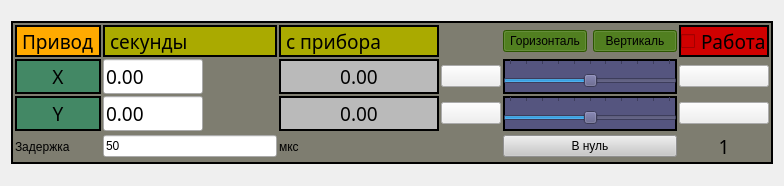
<?xml version="1.0" encoding="UTF-8"?>
<ui version="4.0">
 <class>EngineControlWindow</class>
 <widget class="QWidget" name="EngineControlWindow">
  <property name="geometry">
   <rect>
    <x>0</x>
    <y>0</y>
    <width>784</width>
    <height>186</height>
   </rect>
  </property>
  <property name="windowTitle">
   <string>EngineControlWindow</string>
  </property>
  <property name="styleSheet">
   <string notr="true">QWidget
{

	font: 14pt &quot;Sans Serif&quot;;
}</string>
  </property>
  <layout class="QGridLayout" name="gridLayout">
   <item row="1" column="0">
    <widget class="QGroupBox" name="groupBox_20">
     <property name="sizePolicy">
      <sizepolicy hsizetype="Preferred" vsizetype="Maximum">
       <horstretch>0</horstretch>
       <verstretch>0</verstretch>
      </sizepolicy>
     </property>
     <property name="font">
      <font>
       <family>Sans Serif</family>
       <pointsize>14</pointsize>
       <weight>50</weight>
       <italic>false</italic>
       <bold>false</bold>
      </font>
     </property>
     <property name="styleSheet">
      <string notr="true">QGroupBox
{
border: 2px solid line black;
	
	background-color: rgb(126, 125, 112);
}

QSlider
{
background-color: rgb(85, 85, 127);
border: 2px solid line black;
}</string>
     </property>
     <property name="title">
      <string/>
     </property>
     <property name="alignment">
      <set>Qt::AlignCenter</set>
     </property>
     <layout class="QGridLayout" name="gridLayout_8">
      <property name="leftMargin">
       <number>2</number>
      </property>
      <property name="topMargin">
       <number>2</number>
      </property>
      <property name="rightMargin">
       <number>2</number>
      </property>
      <property name="bottomMargin">
       <number>2</number>
      </property>
      <property name="spacing">
       <number>2</number>
      </property>
      <item row="3" column="0">
       <widget class="QLabel" name="label_54">
        <property name="sizePolicy">
         <sizepolicy hsizetype="Minimum" vsizetype="Preferred">
          <horstretch>0</horstretch>
          <verstretch>0</verstretch>
         </sizepolicy>
        </property>
        <property name="minimumSize">
         <size>
          <width>50</width>
          <height>0</height>
         </size>
        </property>
        <property name="font">
         <font>
          <family>Sans Serif</family>
          <pointsize>14</pointsize>
          <weight>50</weight>
          <italic>false</italic>
          <bold>false</bold>
         </font>
        </property>
        <property name="styleSheet">
         <string notr="true">QLabel
{
border: 2px solid line black;
	background-color: rgb(67, 136, 101);

}</string>
        </property>
        <property name="text">
         <string>Y</string>
        </property>
        <property name="alignment">
         <set>Qt::AlignCenter</set>
        </property>
       </widget>
      </item>
      <item row="3" column="6">
       <widget class="QPushButton" name="ButMovEng1Up">
        <property name="minimumSize">
         <size>
          <width>60</width>
          <height>0</height>
         </size>
        </property>
        <property name="text">
         <string/>
        </property>
        <property name="icon">
         <iconset>
          <normaloff>:/MainControllerClass/TrainerPictures/право1.png</normaloff>:/MainControllerClass/TrainerPictures/право1.png</iconset>
        </property>
        <property name="iconSize">
         <size>
          <width>40</width>
          <height>20</height>
         </size>
        </property>
       </widget>
      </item>
      <item row="2" column="1">
       <widget class="QLineEdit" name="lineXPos1">
        <property name="sizePolicy">
         <sizepolicy hsizetype="Minimum" vsizetype="Fixed">
          <horstretch>0</horstretch>
          <verstretch>0</verstretch>
         </sizepolicy>
        </property>
        <property name="minimumSize">
         <size>
          <width>80</width>
          <height>0</height>
         </size>
        </property>
        <property name="maximumSize">
         <size>
          <width>100</width>
          <height>16777215</height>
         </size>
        </property>
        <property name="font">
         <font>
          <family>Sans Serif</family>
          <pointsize>14</pointsize>
          <weight>50</weight>
          <italic>false</italic>
          <bold>false</bold>
         </font>
        </property>
        <property name="text">
         <string>0.00</string>
        </property>
       </widget>
      </item>
      <item row="2" column="5">
       <widget class="QSlider" name="SliderEngine1X">
        <property name="sizePolicy">
         <sizepolicy hsizetype="Expanding" vsizetype="Preferred">
          <horstretch>0</horstretch>
          <verstretch>0</verstretch>
         </sizepolicy>
        </property>
        <property name="minimum">
         <number>-120000</number>
        </property>
        <property name="maximum">
         <number>120000</number>
        </property>
        <property name="orientation">
         <enum>Qt::Horizontal</enum>
        </property>
        <property name="tickPosition">
         <enum>QSlider::TicksAbove</enum>
        </property>
        <property name="tickInterval">
         <number>20000</number>
        </property>
       </widget>
      </item>
      <item row="3" column="5">
       <widget class="QSlider" name="SliderEngine1Y">
        <property name="sizePolicy">
         <sizepolicy hsizetype="Expanding" vsizetype="Preferred">
          <horstretch>0</horstretch>
          <verstretch>0</verstretch>
         </sizepolicy>
        </property>
        <property name="minimum">
         <number>-120000</number>
        </property>
        <property name="maximum">
         <number>120000</number>
        </property>
        <property name="orientation">
         <enum>Qt::Horizontal</enum>
        </property>
        <property name="tickPosition">
         <enum>QSlider::TicksAbove</enum>
        </property>
        <property name="tickInterval">
         <number>20000</number>
        </property>
       </widget>
      </item>
      <item row="3" column="1">
       <widget class="QLineEdit" name="lineYPos1">
        <property name="sizePolicy">
         <sizepolicy hsizetype="Preferred" vsizetype="Fixed">
          <horstretch>0</horstretch>
          <verstretch>0</verstretch>
         </sizepolicy>
        </property>
        <property name="minimumSize">
         <size>
          <width>80</width>
          <height>0</height>
         </size>
        </property>
        <property name="maximumSize">
         <size>
          <width>100</width>
          <height>16777215</height>
         </size>
        </property>
        <property name="font">
         <font>
          <family>Sans Serif</family>
          <pointsize>14</pointsize>
          <weight>50</weight>
          <italic>false</italic>
          <bold>false</bold>
         </font>
        </property>
        <property name="text">
         <string>0.00</string>
        </property>
       </widget>
      </item>
      <item row="2" column="6">
       <widget class="QPushButton" name="ButMovEng1Right">
        <property name="minimumSize">
         <size>
          <width>60</width>
          <height>0</height>
         </size>
        </property>
        <property name="text">
         <string/>
        </property>
        <property name="icon">
         <iconset>
          <normaloff>:/MainControllerClass/TrainerPictures/право1.png</normaloff>:/MainControllerClass/TrainerPictures/право1.png</iconset>
        </property>
        <property name="iconSize">
         <size>
          <width>40</width>
          <height>20</height>
         </size>
        </property>
       </widget>
      </item>
      <item row="4" column="5">
       <widget class="QPushButton" name="ButEngineToNull1">
        <property name="styleSheet">
         <string notr="true">QPushButton
{
background-color: rgb(200, 200, 200);
}</string>
        </property>
        <property name="text">
         <string>В нуль</string>
        </property>
       </widget>
      </item>
      <item row="1" column="2">
       <widget class="QLabel" name="label_25">
        <property name="minimumSize">
         <size>
          <width>80</width>
          <height>0</height>
         </size>
        </property>
        <property name="font">
         <font>
          <family>Sans Serif</family>
          <pointsize>14</pointsize>
          <weight>50</weight>
          <italic>false</italic>
          <bold>false</bold>
         </font>
        </property>
        <property name="styleSheet">
         <string notr="true">QLabel
{
border: 2px solid line black;
	background-color: rgb(170, 170, 0);

}</string>
        </property>
        <property name="text">
         <string>с прибора</string>
        </property>
       </widget>
      </item>
      <item row="3" column="2">
       <widget class="QLabel" name="LabelCurrentYPos1">
        <property name="minimumSize">
         <size>
          <width>160</width>
          <height>0</height>
         </size>
        </property>
        <property name="font">
         <font>
          <family>Sans Serif</family>
          <pointsize>14</pointsize>
          <weight>50</weight>
          <italic>false</italic>
          <bold>false</bold>
         </font>
        </property>
        <property name="styleSheet">
         <string notr="true">QLabel
{
border: 2px solid line black;
	background-color: rgb(186, 186, 186);

}</string>
        </property>
        <property name="text">
         <string>0.00</string>
        </property>
        <property name="alignment">
         <set>Qt::AlignCenter</set>
        </property>
       </widget>
      </item>
      <item row="2" column="2">
       <widget class="QLabel" name="LabelCurrentXPos1">
        <property name="sizePolicy">
         <sizepolicy hsizetype="Preferred" vsizetype="Preferred">
          <horstretch>0</horstretch>
          <verstretch>0</verstretch>
         </sizepolicy>
        </property>
        <property name="minimumSize">
         <size>
          <width>160</width>
          <height>0</height>
         </size>
        </property>
        <property name="font">
         <font>
          <family>Sans Serif</family>
          <pointsize>14</pointsize>
          <weight>50</weight>
          <italic>false</italic>
          <bold>false</bold>
         </font>
        </property>
        <property name="styleSheet">
         <string notr="true">QLabel
{
border: 2px solid line black;
	background-color: rgb(186, 186, 186);

}</string>
        </property>
        <property name="text">
         <string>0.00</string>
        </property>
        <property name="alignment">
         <set>Qt::AlignCenter</set>
        </property>
       </widget>
      </item>
      <item row="1" column="1">
       <widget class="QLabel" name="label_24">
        <property name="font">
         <font>
          <family>Sans Serif</family>
          <pointsize>14</pointsize>
          <weight>50</weight>
          <italic>false</italic>
          <bold>false</bold>
         </font>
        </property>
        <property name="styleSheet">
         <string notr="true">QLabel
{
border: 2px solid line black;
	background-color: rgb(170, 170, 0);

}</string>
        </property>
        <property name="text">
         <string>секунды</string>
        </property>
       </widget>
      </item>
      <item row="2" column="0">
       <widget class="QLabel" name="label_55">
        <property name="sizePolicy">
         <sizepolicy hsizetype="Preferred" vsizetype="Preferred">
          <horstretch>0</horstretch>
          <verstretch>0</verstretch>
         </sizepolicy>
        </property>
        <property name="minimumSize">
         <size>
          <width>50</width>
          <height>0</height>
         </size>
        </property>
        <property name="font">
         <font>
          <family>Sans Serif</family>
          <pointsize>14</pointsize>
          <weight>50</weight>
          <italic>false</italic>
          <bold>false</bold>
         </font>
        </property>
        <property name="styleSheet">
         <string notr="true">QLabel
{
border: 2px solid line black;
	background-color: rgb(67, 136, 101);

}</string>
        </property>
        <property name="text">
         <string>X</string>
        </property>
        <property name="alignment">
         <set>Qt::AlignCenter</set>
        </property>
       </widget>
      </item>
      <item row="2" column="4">
       <widget class="QPushButton" name="ButMovEng1Left">
        <property name="sizePolicy">
         <sizepolicy hsizetype="Maximum" vsizetype="Fixed">
          <horstretch>0</horstretch>
          <verstretch>0</verstretch>
         </sizepolicy>
        </property>
        <property name="minimumSize">
         <size>
          <width>60</width>
          <height>0</height>
         </size>
        </property>
        <property name="styleSheet">
         <string notr="true"/>
        </property>
        <property name="text">
         <string/>
        </property>
        <property name="icon">
         <iconset>
          <normaloff>:/MainControllerClass/TrainerPictures/лево1.png</normaloff>:/MainControllerClass/TrainerPictures/лево1.png</iconset>
        </property>
        <property name="iconSize">
         <size>
          <width>40</width>
          <height>20</height>
         </size>
        </property>
       </widget>
      </item>
      <item row="3" column="4">
       <widget class="QPushButton" name="ButMovEng1Down">
        <property name="minimumSize">
         <size>
          <width>60</width>
          <height>0</height>
         </size>
        </property>
        <property name="text">
         <string/>
        </property>
        <property name="icon">
         <iconset>
          <normaloff>:/MainControllerClass/TrainerPictures/лево1.png</normaloff>:/MainControllerClass/TrainerPictures/лево1.png</iconset>
        </property>
        <property name="iconSize">
         <size>
          <width>40</width>
          <height>20</height>
         </size>
        </property>
       </widget>
      </item>
      <item row="1" column="0">
       <widget class="QLabel" name="label_2">
        <property name="font">
         <font>
          <family>Sans Serif</family>
          <pointsize>14</pointsize>
          <weight>50</weight>
          <italic>false</italic>
          <bold>false</bold>
         </font>
        </property>
        <property name="styleSheet">
         <string notr="true">QLabel
{
border: 2px solid line black;
	
	background-color: rgb(255, 170, 0);
}</string>
        </property>
        <property name="text">
         <string>Привод</string>
        </property>
       </widget>
      </item>
      <item row="1" column="6">
       <widget class="QCheckBox" name="checkWorkBlock">
        <property name="font">
         <font>
          <family>Sans Serif</family>
          <pointsize>14</pointsize>
          <weight>50</weight>
          <italic>false</italic>
          <bold>false</bold>
         </font>
        </property>
        <property name="styleSheet">
         <string notr="true">QCheckBox
{
border: 2px solid line black;
	
	
	background-color: rgb(208, 0, 0);
}

QCheckBox::checked
{
border: 2px solid line black;
	
	background-color: rgb(85, 170, 0);
}</string>
        </property>
        <property name="text">
         <string>Работа</string>
        </property>
       </widget>
      </item>
      <item row="4" column="6">
       <widget class="QLabel" name="LabelNumberChannel">
        <property name="font">
         <font>
          <family>Sans Serif</family>
          <pointsize>14</pointsize>
          <weight>50</weight>
          <italic>false</italic>
          <bold>false</bold>
         </font>
        </property>
        <property name="text">
         <string>1</string>
        </property>
        <property name="alignment">
         <set>Qt::AlignCenter</set>
        </property>
       </widget>
      </item>
      <item row="1" column="5">
       <layout class="QHBoxLayout" name="horizontalLayout">
        <item>
         <widget class="QPushButton" name="butTurnOffHorizontal">
          <property name="styleSheet">
           <string notr="true">QPushButton
{
	
	background-color: rgb(161, 36, 25);
	color: rgb(0, 0, 0);
}

QPushButton:checked
{
		background-color: rgb(61, 121, 0);
	
}</string>
          </property>
          <property name="text">
           <string>Горизонталь</string>
          </property>
          <property name="checkable">
           <bool>true</bool>
          </property>
          <property name="checked">
           <bool>true</bool>
          </property>
         </widget>
        </item>
        <item>
         <widget class="QPushButton" name="butTurnOffVertical">
          <property name="styleSheet">
           <string notr="true">QPushButton
{
		background-color: rgb(126, 0, 0);

}

QPushButton:checked
{
	
	background-color: rgb(61, 121, 0);
}</string>
          </property>
          <property name="text">
           <string>Вертикаль</string>
          </property>
          <property name="checkable">
           <bool>true</bool>
          </property>
          <property name="checked">
           <bool>true</bool>
          </property>
         </widget>
        </item>
       </layout>
      </item>
      <item row="4" column="1">
       <widget class="QLineEdit" name="lineEditCommandDelay">
        <property name="text">
         <string>50</string>
        </property>
       </widget>
      </item>
      <item row="4" column="0">
       <widget class="QLabel" name="label">
        <property name="text">
         <string>Задержка</string>
        </property>
       </widget>
      </item>
      <item row="4" column="2">
       <widget class="QLabel" name="label_3">
        <property name="text">
         <string>мкс</string>
        </property>
       </widget>
      </item>
     </layout>
    </widget>
   </item>
  </layout>
 </widget>
 <layoutdefault spacing="6" margin="11"/>
 <resources/>
 <connections/>
</ui>
